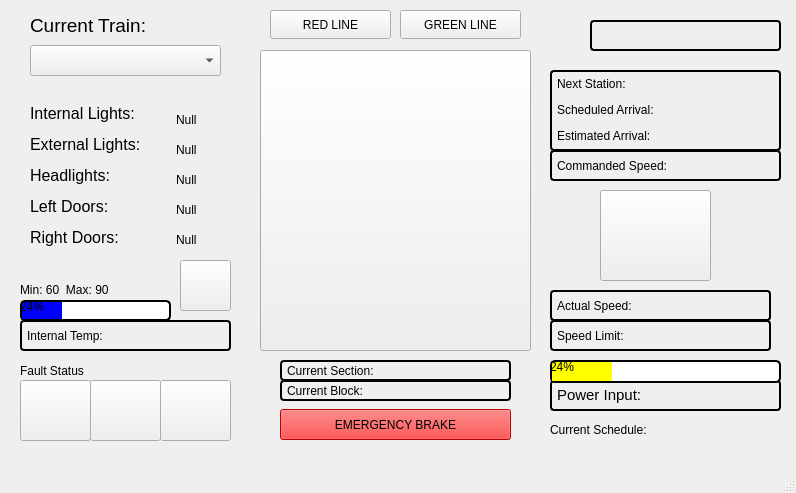
<?xml version="1.0" encoding="UTF-8"?>
<ui version="4.0">
 <class>MainWindow</class>
 <widget class="QMainWindow" name="MainWindow">
  <property name="geometry">
   <rect>
    <x>0</x>
    <y>0</y>
    <width>796</width>
    <height>493</height>
   </rect>
  </property>
  <property name="windowTitle">
   <string>MainWindow</string>
  </property>
  <widget class="QWidget" name="centralwidget">
   <widget class="QPushButton" name="speedIcon">
    <property name="geometry">
     <rect>
      <x>600</x>
      <y>190</y>
      <width>111</width>
      <height>91</height>
     </rect>
    </property>
    <property name="styleSheet">
     <string notr="true">color: rgb(255, 255, 255);</string>
    </property>
    <property name="text">
     <string/>
    </property>
   </widget>
   <widget class="QLabel" name="dateLabel">
    <property name="geometry">
     <rect>
      <x>590</x>
      <y>20</y>
      <width>191</width>
      <height>31</height>
     </rect>
    </property>
    <property name="styleSheet">
     <string notr="true">border: 2px solid black;
border-radius: 4px;
padding: 2px;</string>
    </property>
    <property name="text">
     <string/>
    </property>
   </widget>
   <widget class="QPushButton" name="EmerButton">
    <property name="geometry">
     <rect>
      <x>280</x>
      <y>409</y>
      <width>231</width>
      <height>31</height>
     </rect>
    </property>
    <property name="styleSheet">
     <string notr="true">background-color: rgb(255, 0, 0);</string>
    </property>
    <property name="text">
     <string>EMERGENCY BRAKE</string>
    </property>
   </widget>
   <widget class="QLabel" name="currBlockLabel">
    <property name="geometry">
     <rect>
      <x>280</x>
      <y>380</y>
      <width>231</width>
      <height>21</height>
     </rect>
    </property>
    <property name="styleSheet">
     <string notr="true">border: 2px solid black;
border-radius: 4px;
padding: 2px;
font: 11pt &quot;Segoe UI&quot;;</string>
    </property>
    <property name="text">
     <string>Current Block:</string>
    </property>
   </widget>
   <widget class="QLabel" name="headlightLabel">
    <property name="geometry">
     <rect>
      <x>176</x>
      <y>170</y>
      <width>51</width>
      <height>20</height>
     </rect>
    </property>
    <property name="text">
     <string>Null</string>
    </property>
   </widget>
   <widget class="QPushButton" name="ACIcon">
    <property name="geometry">
     <rect>
      <x>180</x>
      <y>260</y>
      <width>51</width>
      <height>51</height>
     </rect>
    </property>
    <property name="styleSheet">
     <string notr="true">color: rgb(255, 255, 255);</string>
    </property>
    <property name="text">
     <string/>
    </property>
   </widget>
   <widget class="QLabel" name="speedLimitLabel">
    <property name="geometry">
     <rect>
      <x>550</x>
      <y>320</y>
      <width>221</width>
      <height>31</height>
     </rect>
    </property>
    <property name="styleSheet">
     <string notr="true">border: 2px solid black;
border-radius: 4px;
padding: 2px;</string>
    </property>
    <property name="text">
     <string>Speed Limit:</string>
    </property>
   </widget>
   <widget class="QLabel" name="label_22">
    <property name="geometry">
     <rect>
      <x>30</x>
      <y>10</y>
      <width>131</width>
      <height>31</height>
     </rect>
    </property>
    <property name="text">
     <string>&lt;html&gt;&lt;head/&gt;&lt;body&gt;&lt;p&gt;&lt;span style=&quot; font-size:14pt;&quot;&gt;Current Train:&lt;/span&gt;&lt;/p&gt;&lt;/body&gt;&lt;/html&gt;</string>
    </property>
   </widget>
   <widget class="QLabel" name="label_17">
    <property name="geometry">
     <rect>
      <x>550</x>
      <y>70</y>
      <width>231</width>
      <height>81</height>
     </rect>
    </property>
    <property name="styleSheet">
     <string notr="true">border: 2px solid black;
border-radius: 4px;
padding: 2px;</string>
    </property>
    <property name="text">
     <string>&lt;html&gt;&lt;head/&gt;&lt;body&gt;&lt;p&gt;Next Station:&lt;/p&gt;&lt;p&gt;Scheduled Arrival:&lt;/p&gt;&lt;p&gt;Estimated Arrival:&lt;/p&gt;&lt;/body&gt;&lt;/html&gt;</string>
    </property>
   </widget>
   <widget class="QLabel" name="label_23">
    <property name="geometry">
     <rect>
      <x>30</x>
      <y>80</y>
      <width>111</width>
      <height>191</height>
     </rect>
    </property>
    <property name="text">
     <string>&lt;html&gt;&lt;head/&gt;&lt;body&gt;&lt;p&gt;&lt;span style=&quot; font-size:12pt;&quot;&gt;Internal Lights:&lt;/span&gt;&lt;/p&gt;&lt;p&gt;&lt;span style=&quot; font-size:12pt;&quot;&gt;External Lights:&lt;/span&gt;&lt;/p&gt;&lt;p&gt;&lt;span style=&quot; font-size:12pt;&quot;&gt;Headlights:&lt;/span&gt;&lt;/p&gt;&lt;p&gt;&lt;span style=&quot; font-size:12pt;&quot;&gt;Left Doors:&lt;/span&gt;&lt;/p&gt;&lt;p&gt;&lt;span style=&quot; font-size:12pt;&quot;&gt;Right Doors:&lt;/span&gt;&lt;/p&gt;&lt;/body&gt;&lt;/html&gt;</string>
    </property>
   </widget>
   <widget class="QLabel" name="tempLabel_2">
    <property name="geometry">
     <rect>
      <x>280</x>
      <y>360</y>
      <width>231</width>
      <height>21</height>
     </rect>
    </property>
    <property name="styleSheet">
     <string notr="true">border: 2px solid black;
border-radius: 4px;
padding: 2px;
font: 11pt &quot;Segoe UI&quot;;</string>
    </property>
    <property name="text">
     <string>Current Section:</string>
    </property>
   </widget>
   <widget class="QLabel" name="powLabel">
    <property name="geometry">
     <rect>
      <x>550</x>
      <y>380</y>
      <width>231</width>
      <height>31</height>
     </rect>
    </property>
    <property name="styleSheet">
     <string notr="true">border: 2px solid black;
border-radius: 4px;
padding: 2px;</string>
    </property>
    <property name="text">
     <string>&lt;html&gt;&lt;head/&gt;&lt;body&gt;&lt;p&gt;&lt;span style=&quot; font-size:11pt;&quot;&gt;Power Input:&lt;/span&gt;&lt;/p&gt;&lt;/body&gt;&lt;/html&gt;</string>
    </property>
   </widget>
   <widget class="QPushButton" name="sigFaultLabel">
    <property name="geometry">
     <rect>
      <x>20</x>
      <y>380</y>
      <width>71</width>
      <height>61</height>
     </rect>
    </property>
    <property name="styleSheet">
     <string notr="true">color: rgb(255, 255, 255);</string>
    </property>
    <property name="text">
     <string/>
    </property>
   </widget>
   <widget class="QComboBox" name="trainBox">
    <property name="geometry">
     <rect>
      <x>30</x>
      <y>45</y>
      <width>191</width>
      <height>31</height>
     </rect>
    </property>
   </widget>
   <widget class="QProgressBar" name="powProgressBar">
    <property name="geometry">
     <rect>
      <x>550</x>
      <y>360</y>
      <width>231</width>
      <height>23</height>
     </rect>
    </property>
    <property name="styleSheet">
     <string notr="true">QProgressBar {
     border: 2px solid black;
     border-radius: 5px;
     background-color: white;
 }

 QProgressBar::chunk {
     background-color: yellow;
     width: 20px;
 }</string>
    </property>
    <property name="value">
     <number>24</number>
    </property>
   </widget>
   <widget class="QLabel" name="actSpeed">
    <property name="geometry">
     <rect>
      <x>550</x>
      <y>290</y>
      <width>221</width>
      <height>31</height>
     </rect>
    </property>
    <property name="styleSheet">
     <string notr="true">border: 2px solid black;
border-radius: 4px;
padding: 2px;</string>
    </property>
    <property name="text">
     <string>Actual Speed:</string>
    </property>
   </widget>
   <widget class="QLabel" name="lDoorLabel">
    <property name="geometry">
     <rect>
      <x>176</x>
      <y>200</y>
      <width>51</width>
      <height>20</height>
     </rect>
    </property>
    <property name="text">
     <string>Null</string>
    </property>
   </widget>
   <widget class="QProgressBar" name="ACprogressBar">
    <property name="geometry">
     <rect>
      <x>20</x>
      <y>300</y>
      <width>151</width>
      <height>21</height>
     </rect>
    </property>
    <property name="styleSheet">
     <string notr="true">QProgressBar {
     border: 2px solid black;
     border-radius: 5px;
     background-color: white;
 }

 QProgressBar::chunk {
     background-color: blue;
     width: 20px;
 }</string>
    </property>
    <property name="value">
     <number>24</number>
    </property>
   </widget>
   <widget class="QPushButton" name="brakeFaultLabel">
    <property name="geometry">
     <rect>
      <x>160</x>
      <y>380</y>
      <width>71</width>
      <height>61</height>
     </rect>
    </property>
    <property name="styleSheet">
     <string notr="true">color: rgb(255, 255, 255);</string>
    </property>
    <property name="text">
     <string/>
    </property>
   </widget>
   <widget class="QPushButton" name="powFaultLabel">
    <property name="geometry">
     <rect>
      <x>90</x>
      <y>380</y>
      <width>71</width>
      <height>61</height>
     </rect>
    </property>
    <property name="styleSheet">
     <string notr="true">color: rgb(255, 255, 255);</string>
    </property>
    <property name="text">
     <string/>
    </property>
   </widget>
   <widget class="QLabel" name="tempLabel">
    <property name="geometry">
     <rect>
      <x>20</x>
      <y>320</y>
      <width>211</width>
      <height>31</height>
     </rect>
    </property>
    <property name="styleSheet">
     <string notr="true">border: 2px solid black;
border-radius: 4px;
padding: 2px;
font: 11pt &quot;Segoe UI&quot;;</string>
    </property>
    <property name="text">
     <string>Internal Temp:</string>
    </property>
   </widget>
   <widget class="QLabel" name="intLightLabel">
    <property name="geometry">
     <rect>
      <x>176</x>
      <y>110</y>
      <width>51</width>
      <height>20</height>
     </rect>
    </property>
    <property name="text">
     <string>Null</string>
    </property>
   </widget>
   <widget class="QLabel" name="extLightLabel">
    <property name="geometry">
     <rect>
      <x>176</x>
      <y>140</y>
      <width>51</width>
      <height>20</height>
     </rect>
    </property>
    <property name="text">
     <string>Null</string>
    </property>
   </widget>
   <widget class="QLabel" name="commSpeedLabel">
    <property name="geometry">
     <rect>
      <x>550</x>
      <y>150</y>
      <width>231</width>
      <height>31</height>
     </rect>
    </property>
    <property name="styleSheet">
     <string notr="true">border: 2px solid black;
border-radius: 4px;
padding: 2px;</string>
    </property>
    <property name="text">
     <string>Commanded Speed:</string>
    </property>
   </widget>
   <widget class="QLabel" name="rDoorLabel">
    <property name="geometry">
     <rect>
      <x>176</x>
      <y>230</y>
      <width>51</width>
      <height>20</height>
     </rect>
    </property>
    <property name="text">
     <string>Null</string>
    </property>
   </widget>
   <widget class="QLabel" name="label_12">
    <property name="geometry">
     <rect>
      <x>20</x>
      <y>360</y>
      <width>121</width>
      <height>21</height>
     </rect>
    </property>
    <property name="styleSheet">
     <string notr="true">font: 15pt &quot;Segoe UI&quot;;</string>
    </property>
    <property name="text">
     <string>Fault Status</string>
    </property>
   </widget>
   <widget class="QPushButton" name="trainMapLabel">
    <property name="geometry">
     <rect>
      <x>260</x>
      <y>50</y>
      <width>271</width>
      <height>301</height>
     </rect>
    </property>
    <property name="styleSheet">
     <string notr="true">color: rgb(255, 255, 255);</string>
    </property>
    <property name="text">
     <string/>
    </property>
   </widget>
   <widget class="QPushButton" name="redLineButton">
    <property name="geometry">
     <rect>
      <x>270</x>
      <y>10</y>
      <width>121</width>
      <height>29</height>
     </rect>
    </property>
    <property name="text">
     <string>RED LINE</string>
    </property>
   </widget>
   <widget class="QPushButton" name="greenLineButton">
    <property name="geometry">
     <rect>
      <x>400</x>
      <y>10</y>
      <width>121</width>
      <height>29</height>
     </rect>
    </property>
    <property name="styleSheet">
     <string notr="true"/>
    </property>
    <property name="text">
     <string>GREEN LINE</string>
    </property>
   </widget>
   <widget class="QLabel" name="currentFile">
    <property name="geometry">
     <rect>
      <x>550</x>
      <y>420</y>
      <width>231</width>
      <height>20</height>
     </rect>
    </property>
    <property name="text">
     <string>Current Schedule:</string>
    </property>
   </widget>
   <widget class="QLabel" name="label">
    <property name="geometry">
     <rect>
      <x>20</x>
      <y>280</y>
      <width>111</width>
      <height>20</height>
     </rect>
    </property>
    <property name="text">
     <string>Min: 60  Max: 90</string>
    </property>
   </widget>
   <widget class="QLabel" name="errorLabel">
    <property name="geometry">
     <rect>
      <x>140</x>
      <y>270</y>
      <width>31</width>
      <height>31</height>
     </rect>
    </property>
    <property name="text">
     <string/>
    </property>
   </widget>
  </widget>
  <widget class="QMenuBar" name="menubar">
   <property name="geometry">
    <rect>
     <x>0</x>
     <y>0</y>
     <width>796</width>
     <height>26</height>
    </rect>
   </property>
  </widget>
  <widget class="QStatusBar" name="statusbar"/>
 </widget>
 <resources/>
 <connections/>
</ui>
